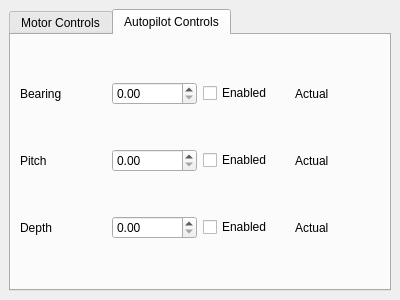
<?xml version="1.0" encoding="UTF-8"?>
<ui version="4.0">
 <class>MotorControls</class>
 <widget class="QDockWidget" name="MotorControls">
  <property name="geometry">
   <rect>
    <x>0</x>
    <y>0</y>
    <width>400</width>
    <height>300</height>
   </rect>
  </property>
  <property name="maximumSize">
   <size>
    <width>524287</width>
    <height>300</height>
   </size>
  </property>
  <property name="features">
   <set>QDockWidget::DockWidgetFloatable|QDockWidget::DockWidgetMovable</set>
  </property>
  <property name="windowTitle">
   <string>Navigation</string>
  </property>
  <widget class="QWidget" name="dockWidgetContents">
   <layout class="QHBoxLayout" name="horizontalLayout">
    <item>
     <widget class="QTabWidget" name="tabWidget">
      <property name="currentIndex">
       <number>1</number>
      </property>
      <widget class="QWidget" name="tab_3">
       <attribute name="title">
        <string>Motor Controls</string>
       </attribute>
      </widget>
      <widget class="QWidget" name="tab_4">
       <attribute name="title">
        <string>Autopilot Controls</string>
       </attribute>
       <layout class="QGridLayout" name="gridLayout_2">
        <item row="0" column="0">
         <widget class="QLabel" name="label_2">
          <property name="text">
           <string>Bearing</string>
          </property>
         </widget>
        </item>
        <item row="0" column="1">
         <widget class="QDoubleSpinBox" name="bearingTarget"/>
        </item>
        <item row="0" column="2">
         <widget class="QCheckBox" name="bearingEnabled">
          <property name="text">
           <string>Enabled</string>
          </property>
         </widget>
        </item>
        <item row="0" column="3">
         <widget class="QLabel" name="actualBearing">
          <property name="text">
           <string>Actual</string>
          </property>
         </widget>
        </item>
        <item row="1" column="0">
         <widget class="QLabel" name="label_5">
          <property name="text">
           <string>Pitch</string>
          </property>
         </widget>
        </item>
        <item row="1" column="1">
         <widget class="QDoubleSpinBox" name="pitchTarget"/>
        </item>
        <item row="1" column="2">
         <widget class="QCheckBox" name="pitchEnabled">
          <property name="text">
           <string>Enabled</string>
          </property>
         </widget>
        </item>
        <item row="1" column="3">
         <widget class="QLabel" name="actualPitch">
          <property name="text">
           <string>Actual</string>
          </property>
         </widget>
        </item>
        <item row="2" column="0">
         <widget class="QLabel" name="label_9">
          <property name="text">
           <string>Depth</string>
          </property>
         </widget>
        </item>
        <item row="2" column="1">
         <widget class="QDoubleSpinBox" name="depthTarget"/>
        </item>
        <item row="2" column="2">
         <widget class="QCheckBox" name="depthEnabled">
          <property name="text">
           <string>Enabled</string>
          </property>
         </widget>
        </item>
        <item row="2" column="3">
         <widget class="QLabel" name="actualDepth">
          <property name="text">
           <string>Actual</string>
          </property>
         </widget>
        </item>
       </layout>
      </widget>
     </widget>
    </item>
   </layout>
  </widget>
 </widget>
 <resources/>
 <connections/>
</ui>
